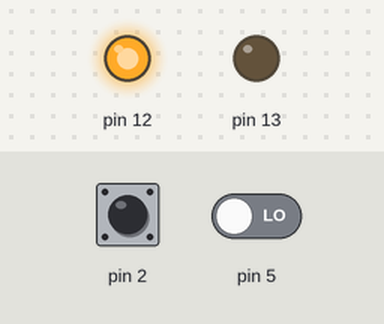
Simulated run of this sketch. Board: Arduino Uno, built with avr-gcc and run on an emulated ATmega328P. Parts: output pins drawn as LEDs (lit = HIGH). The inputs (shaded band) are chosen by the test bench; at power-on: pin 2 HIGH, pin 5 LOW.

Above: at 1.2 s.
1.3 s: pin 2 pulled LOW for 0.15 s
At 1.37 s:
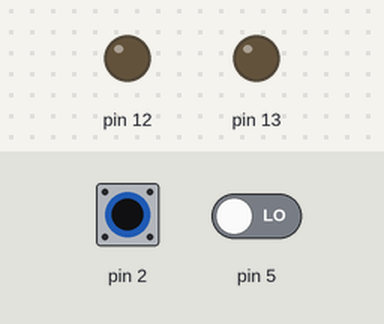
2.9 s: pin 5 driven HIGH
At 3.3 s:
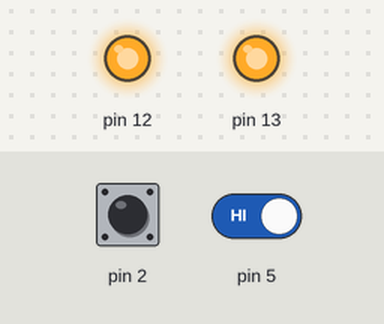
4.4 s: pin 2 pulled LOW for 1 s
At 5.2 s:
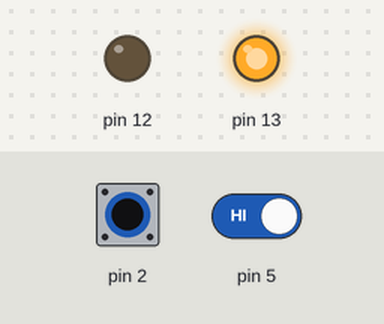
6.9 s: pin 2 pulled LOW for 3.2 s
At 11.2 s:
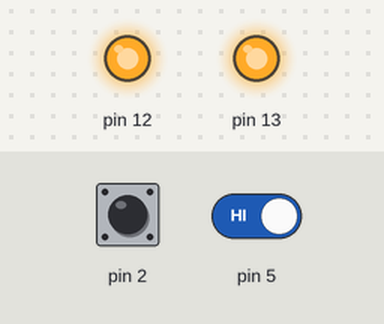
11.6 s: pin 5 driven LOW
At 12.3 s:
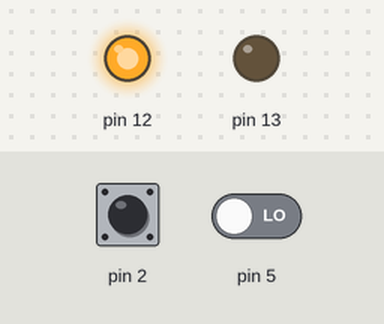
Timing chart, 0 to 14.1 s (numbered marks = the images above; inputs shaded):
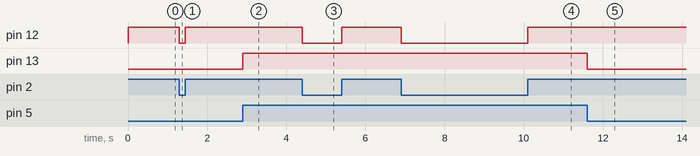

Measured:
- after the input at 1.3 s, pin 12: HIGH → LOW at once, → HIGH 0.15 s later
- after the input at 2.9 s, pin 13: LOW → HIGH at once
- after the input at 4.4 s, pin 12: HIGH → LOW at once, → HIGH 1.0 s later
- after the input at 6.9 s, pin 12: HIGH → LOW at once, → HIGH 3.2 s later
- after the input at 11.6 s, pin 13: HIGH → LOW at once

The sketch:

PIR_and_LDR_Sensor.ino
```cpp
void setup() {
  pinMode (5, INPUT);
  pinMode (13, OUTPUT);
  pinMode(2, INPUT_PULLUP);
  pinMode(12, OUTPUT);
}

void loop() {
  int val = digitalRead(5);

  if(val == 1) {

    digitalWrite(13, HIGH);
  }

  else{
    digitalWrite(13, LOW);
      }

  //read the pushbutton value into a variable
  int sensorVal = digitalRead(2);
  //print out the value of the pushbutton
  Serial.println(sensorVal);

  // Keep in mind the pull-up means the pushbutton's logic is inverted. It goes
  // HIGH when it's open, and LOW when it's pressed. Turn on pin 13 when the
  // button's pressed, and off when it's not:
  if (sensorVal == LOW) {
    digitalWrite(12, LOW);
  } else {
    digitalWrite(12, HIGH);
  }


}
```
